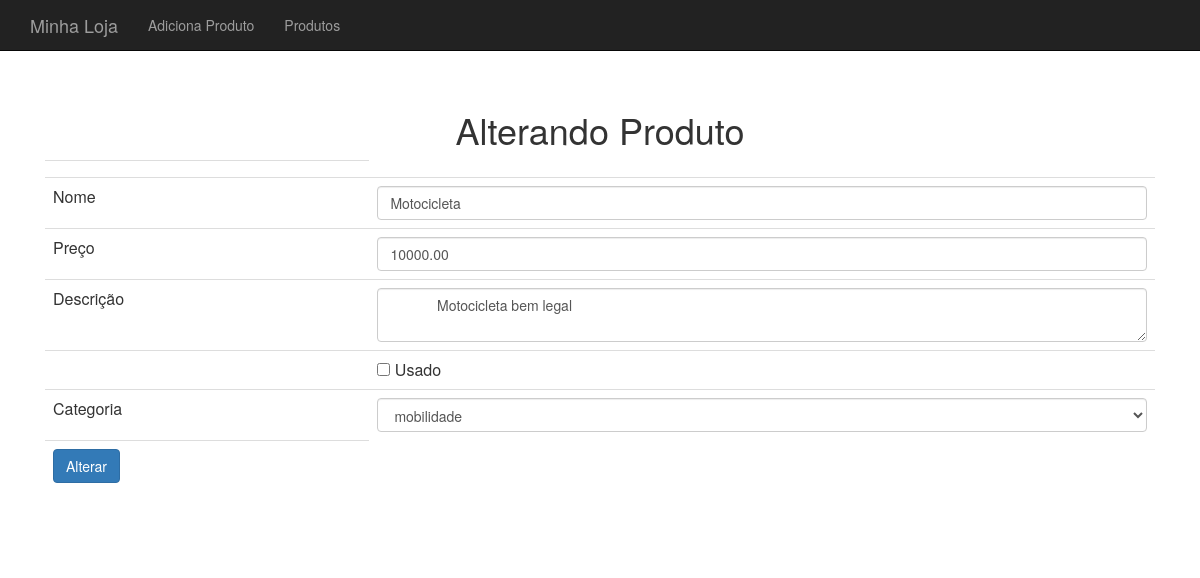
/produto-altera-formulario.php?id=2, run on the app's committed database.
### tables this page shows
CREATE TABLE produto (
  id INTEGER AUTO_INCREMENT PRIMARY KEY ,
  nome VARCHAR(255),
  preco decimal(10,2) NOT NULL,
  descricao TEXT NOT NULL ,
  categoria_id INTEGER NOT NULL ,
  usado  BOOLEAN DEFAULT FALSE
);

### banco-produto.php (called while the page is built, shortened)
<?php
function buscaProduto($conexao, $id){
    $query = "SELECT * FROM produto WHERE id={$id}";
    $resultado = mysqli_query($conexao, $query);
    return mysqli_fetch_assoc($resultado);
}

### banco-categoria.php (called while the page is built, shortened)
<?php
function listaCategorias($conexao) {
    $categorias = array();
    $query = "SELECT * FROM categoria";
    $resultado = mysqli_query($conexao,$query);
    while($categoria = mysqli_fetch_assoc($resultado)){
        array_push($categorias,$categoria);
    }
    return $categorias;
}

### produto-formulario-base.php (the view)
<tr>
    <td><input type="hidden" name="id" value="<?=$produto['id']?>"</td>
</tr>
<tr>
    <td>Nome</td>
    <td>
        <input class="form-control"
               type="text"
               name="nome"
               value="<?=$produto['nome']?>">
    </td>
</tr>
<tr>
    <td>Preço</td>
    <td>
        <input class="form-control"
               type="number"
               name="preco"
               value="<?=$produto['preco']?>">
    </td>
</tr>
<tr>
    <td>Descrição</td>
    <td>
        <textarea class="form-control"
                  name="descricao" >
            <?=$produto['descricao']?>
        </textarea>
    </td>
</tr>
<tr>
    <td></td>
    <td>
        <input type="checkbox"
               name="usado"
            <?=$usado?>
               value="true">
        Usado
    </td>
</tr>
<tr>
    <td>Categoria</td>
    <td>
        <select name="categoria_id" class="form-control">
            <?php foreach ($categorias as $categoria):
                $essaEhAcategoria = $produto['categoria_id'] == $categoria['id'];
                $selecao = $essaEhAcategoria ? "selected='selected'": "";
                ?>
                <option value="<?=$categoria['id']?>" <?=$selecao?>>
                    <?=$categoria['nome']?>
                </option>
            <?php endforeach ?>
        </select>
    </td>
</tr>

### cabecalho.php (style rules this page uses)
body { padding-top: 50px; }

### data on the page
produto: nome "Motocicleta", preco "10000.00", descricao "Motocicleta bem legal"

### other printed values
form field categoria_id "mobilidade"
